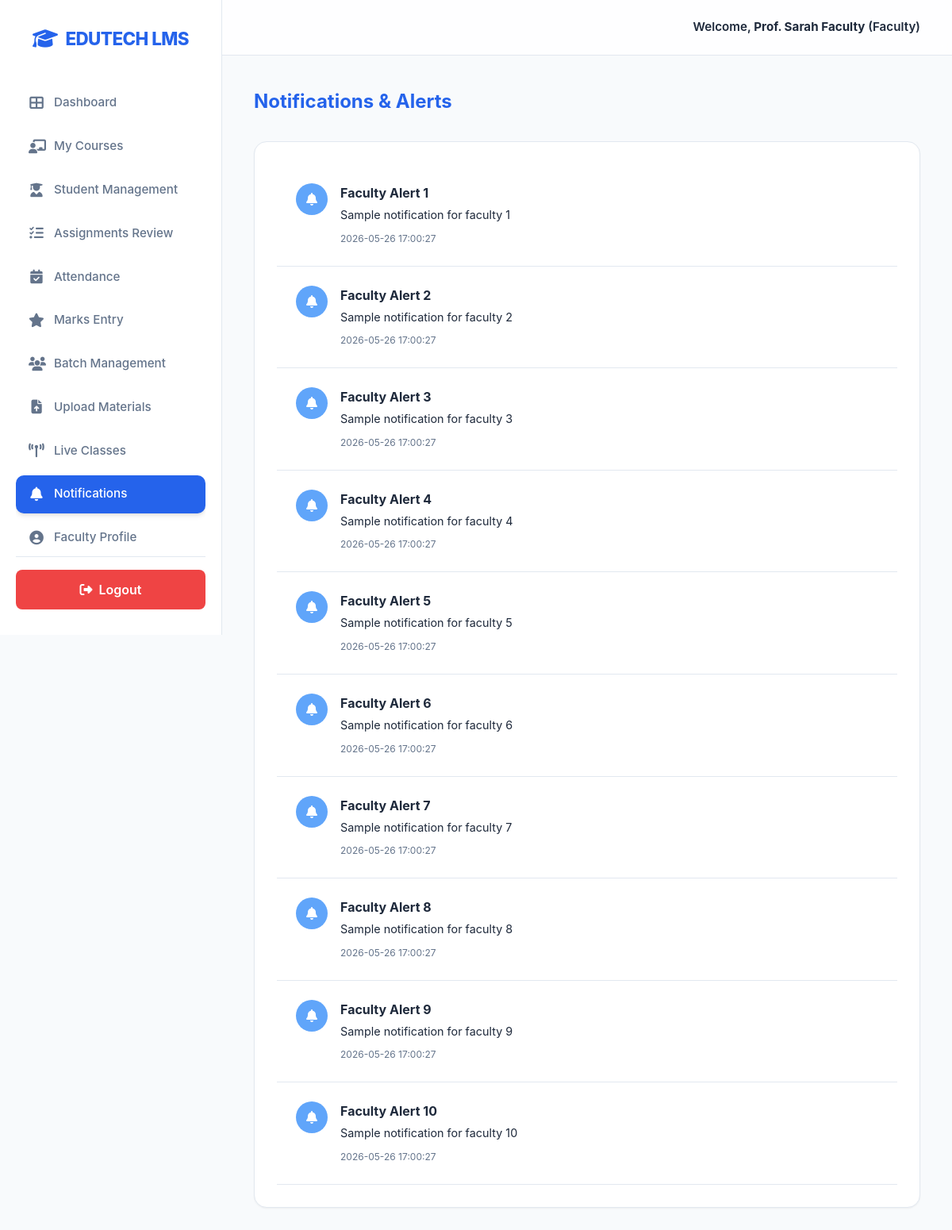
The page /faculty/notifications (signed in) on the database its author committed.
### tables this page shows
CREATE TABLE notifications (
        id INTEGER PRIMARY KEY AUTOINCREMENT,
        user_id INTEGER NOT NULL,
        title TEXT NOT NULL,
        message TEXT NOT NULL,
        is_read BOOLEAN DEFAULT 0,
        created_at TIMESTAMP DEFAULT CURRENT_TIMESTAMP,
        FOREIGN KEY (user_id) REFERENCES users (id)
    );

### app.py (the view)
@app.route('/faculty/notifications')
@login_required(role='faculty')
def faculty_notifications():
    conn = get_db()
    notifs = conn.execute("SELECT * FROM notifications WHERE user_id = ? ORDER BY created_at DESC", (session['user_id'],)).fetchall()
    conn.close()
    return render_template('student_notifications.html', notifications=notifs)

### app.py (called while the page is built)
def login_required(role=None):
    def wrapper(f):
        @wraps(f)
        def decorated_function(*args, **kwargs):
            if 'user_id' not in session:
                return redirect(url_for('login'))
            if role and session.get('role') != role:
                flash('Unauthorized access!', 'danger')
                return redirect(url_for('dashboard'))
            return f(*args, **kwargs)
        return decorated_function
    return wrapper

### database.py (called while the page is built)
def get_db():
    conn = sqlite3.connect(DB_NAME, check_same_thread=False)
    conn.row_factory = sqlite3.Row
    return conn

### templates/student_notifications.html
{% extends "base.html" %}
{% block content %}
<h2 style="margin-bottom: 2rem; color: var(--primary-color);">Notifications & Alerts</h2>
<div class="card">
    {% for n in notifications %}
    <div style="padding: 1.5rem; border-bottom: 1px solid var(--border-color); display: flex; gap: 1rem; align-items: flex-start;">
        <div style="width: 40px; height: 40px; background: var(--primary-light); color: white; border-radius: 50%; display: flex; align-items: center; justify-content: center;">
            <i class="fas fa-bell"></i>
        </div>
        <div>
            <h4 style="margin-bottom: 5px;">{{ n.title }}</h4>
            <p style="font-size: 0.9rem; color: var(--text-main); margin-bottom: 5px;">{{ n.message }}</p>
            <span style="font-size: 0.75rem; color: var(--text-muted);">{{ n.created_at }}</span>
        </div>
    </div>
    {% else %}
    <div style="text-align: center; padding: 3rem;">
        <p style="color: var(--text-muted);">No new notifications.</p>
    </div>
    {% endfor %}
</div>
{% endblock %}

### static/css/style.css (style rules this page uses)
:root { --primary-color: #2563EB; --primary-light: #60A5FA; --primary-dark: #1E40AF; --bg-color: #F8FAFC; --card-bg: #FFFFFF; --text-main: #1E293B; --text-muted: #64748B; --border-color: #E2E8F0; --success-color: #10B981; --danger-color: #EF4444; --accent-color: #F59E0B; --shadow-sm: 0 1px 2px 0 rgba(0, 0, 0, 0.05); --shadow: 0 4px 6px -1px rgba(0, 0, 0, 0.1), 0 2px 4px -1px rgba(0, 0, 0, 0.06); --shadow-md: 0 10px 15px -3px rgba(0, 0, 0, 0.1), 0 4px 6px -2px rgba(0, 0, 0, 0.05); }
* { box-sizing: border-box; margin: 0; padding: 0; font-family: 'Inter', 'Segoe UI', system-ui, -apple-system, sans-serif; }
body { background-color: var(--bg-color); color: var(--text-main); display: flex; min-height: 100vh; line-height: 1.5; }
.card { background: var(--card-bg); border-radius: 16px; padding: 1.75rem; box-shadow: var(--shadow-sm); border: 1px solid var(--border-color); margin-bottom: 1.75rem; transition: all 0.3s ease; }

### rows shown on the page
notifications: title "Faculty Alert 1", message "Sample notification for faculty 1", created_at "2026-05-26 17:00:27"
notifications: title "Faculty Alert 2", message "Sample notification for faculty 2", created_at "2026-05-26 17:00:27"
notifications: title "Faculty Alert 3", message "Sample notification for faculty 3", created_at "2026-05-26 17:00:27"
notifications: title "Faculty Alert 4", message "Sample notification for faculty 4", created_at "2026-05-26 17:00:27"
notifications: title "Faculty Alert 5", message "Sample notification for faculty 5", created_at "2026-05-26 17:00:27"
notifications: title "Faculty Alert 6", message "Sample notification for faculty 6", created_at "2026-05-26 17:00:27"
notifications: title "Faculty Alert 7", message "Sample notification for faculty 7", created_at "2026-05-26 17:00:27"
notifications: title "Faculty Alert 8", message "Sample notification for faculty 8", created_at "2026-05-26 17:00:27"
notifications: title "Faculty Alert 9", message "Sample notification for faculty 9", created_at "2026-05-26 17:00:27"
notifications: title "Faculty Alert 10", message "Sample notification for faculty 10", created_at "2026-05-26 17:00:27"

### other values the page prints
{{ session.get('name') }} "Prof. Sarah Faculty"
{{ session.get('role')|capitalize }} "Faculty"
